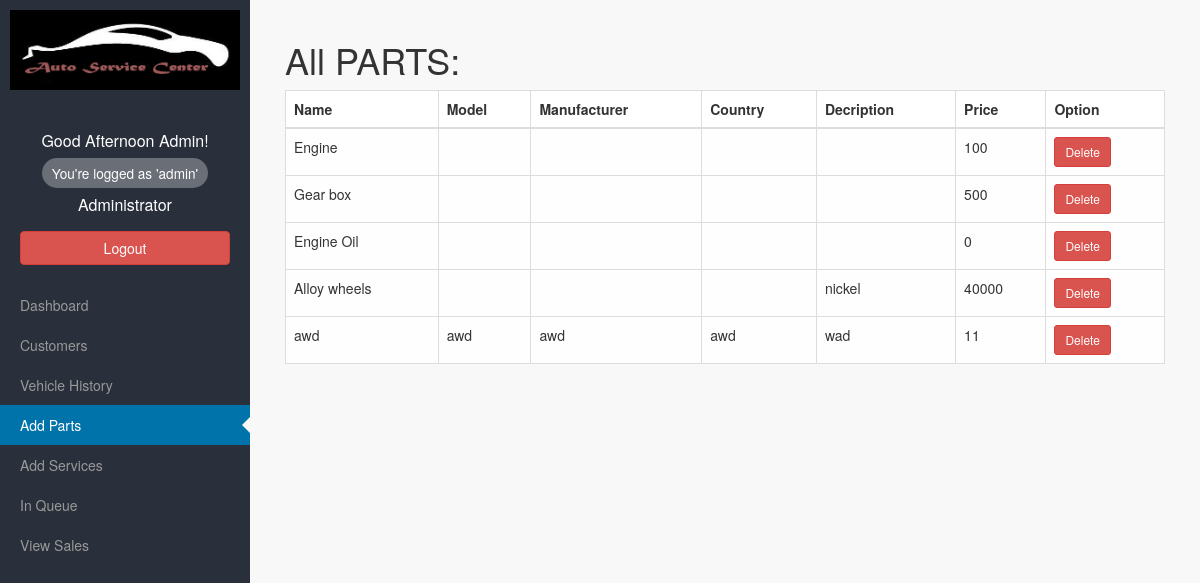
Page /auto/parts.php?action=view_all (signed in) on the committed database.
### tables this page shows
CREATE TABLE IF NOT EXISTS `parts` (
  `part_id` int(11) NOT NULL AUTO_INCREMENT,
  `title` varchar(100) NOT NULL,
  `model` varchar(100) NOT NULL,
  `manufacturer` varchar(200) NOT NULL,
  `country` varchar(150) NOT NULL,
  `price` int(100) NOT NULL,
  `details` varchar(100) NOT NULL,
  `description` varchar(100) NOT NULL,
  PRIMARY KEY (`part_id`)
);

### auto/includes/class.db.php (called while the page is built, shortened)
<?php
class DB {
        private $sql;
        function __construct($host,$user,$pass,$name) {
                $this->sql = new mysqli($host, $user,$pass,$name);
        }
        public function query($Q, $IO = false){
                $sql=$this->sql;
                $results_array = array();
                $result = $sql->query($Q);
                if($IO){
                     return $result;
                }else{
                        if($result){
                                while ($row = $result->fetch_assoc()) {
                                $results_array[] = $row;
                                }
                                return $results_array;
                        }else{
                                return null;
                        }
                }
        }
}

### auto/parts.php (the view, shortened to what this page needs)
<?php require_once 'header.php'; ?>
<?php require_once 'sidebar.php'; ?>
<div id="page-content-wrapper">
    <div class="container-fluid">
        <div class="row">
            <?php if(isset($_GET['action']) && $_GET['action'] == 'add') : ?>
            <div class="col-md-12">
                <h1>Add New Parts</h1>
                    <?php include 'forms/add_parts.php'; ?>
            </div>
            <?php elseif(isset($_GET['action']) && $_GET['action'] == 'view_all') : ?>
                <div class="col-md-12">
                    <?php
                          $q="select * from parts";
                          $arr=$db->query($q);
                          $no=count($arr);
                          if($no==0) : ?>
                          <h3>No Parts Found</h1>
                        <?php else: ?>
                          <h1>All PARTS:</h1>
                          <table class="table table-bordered">
                           <thead>
                          <tr>
                            <th>Name</th>
                            <th>Model</th>
                            <th>Manufacturer</th>
                            <th>Country</th>
                            <th>Decription</th>
                            <th>Price</th>
                            <th>Option</th>
                          </tr>
                        </thead>
                        <tbody>
                        <?php
                        $i=0;
                        while($i<$no)
                        {
                          echo "<tr>
                                <td>{$arr[$i]['title']}</td>
                                <td>{$arr[$i]['model']}</td>
                                <td>{$arr[$i]['manufacturer']}</td>
                                <td>{$arr[$i]['country']}</td>
                                <td>{$arr[$i]['description']}</td>
                                <td>{$arr[$i]['price']}</td>
                                <td>
                                <a href=\"parts.php?single_delete=true&id={$arr[$i]['part_id']}\" class=\"btn btn-danger btn-sm\">Delete</a>
                                </td>
                                </tr>";
                          $i++;
                        }
                        ?>
                        </tbody>
                        </table>
                      </div>
                    <?php endif; ?>
                </div>
            <?php endif; ?>
        </div>
    </div>
</div>
<?php require_once 'footer.php'; ?>

### auto/css/main.css (style rules this page uses)
body { background-color: #f8f8f8; }
.table { background: #fefefe; }
.table thead { background: #FFF; }
.table tbody tr { transition: background-color 0.5s ease; }

### auto/css/simple-sidebar.css (style rules this page uses)
body { overflow-x: hidden; }
#page-content-wrapper { width: 100%; position: absolute; padding: 15px; }
#wrapper.toggled #page-content-wrapper { position: absolute; margin-right: -250px; }
@media (min-width:768px) { #page-content-wrapper { padding: 20px; position: relative; } }
@media (min-width:768px) { #wrapper.toggled #page-content-wrapper { position: relative; margin-right: 0; } }

### rows in the picture
parts: title "Engine", price "100"
parts: title "Gear box", price "500"
parts: title "Engine Oil", price "0"
parts: title "Alloy wheels", description "nickel", price "40000"
parts: title "awd", model "awd", manufacturer "awd", country "awd", description "wad", price "11"

### other values in the picture
$greeting "Good Afternoon"
$user['fname'] "Admin"
$user['username'] "admin"
$user['typename'] "Administrator"
